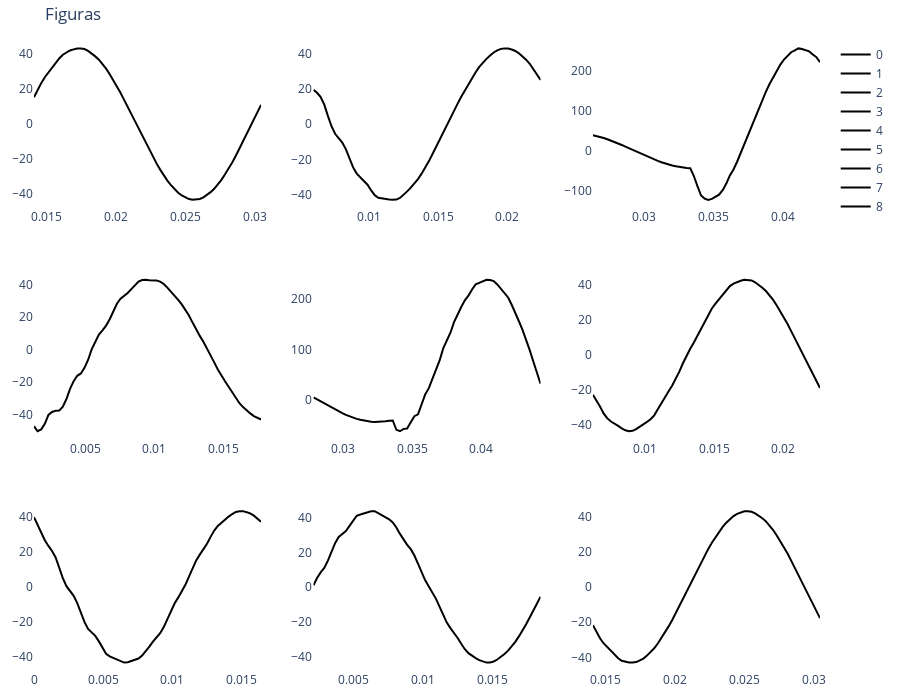

This figure's notebook cell:
### Code cell
from plotly.subplots import make_subplots
import plotly.graph_objects as go

fs = 3840
dataset_test = Form1Dataset(
    dataset_dir, max_window_idx=max_window_idx, signal_name=signal_name, test=True
)
train_dataloader = DataLoader(dataset_test, batch_size=train_batch_size, shuffle=True)

dataiter = iter(train_dataloader)
signal_windows, t_windows, labels, *_ = next(dataiter)

x = model(signal_windows[1:10].to(device))
x = x.detach()

# Crear Matriz de confusión
df = confussion_matrix(x, labels[1:10])
print(df)

# figure = plt.figure(figsize=(10, 10))
cols, rows = 3, 3
fig = make_subplots(rows=rows, cols=cols)

for i in range(0, cols * rows):

    col = i % cols
    row = i // cols
    fig.add_trace(
        go.Scatter(
            name=i, x=t_windows[i, :], y=signal_windows[i, :, 0], marker_color="black"
        ),
        row=row + 1,
        col=col + 1,
    )

fig.update_layout(
    height=700,
    width=900,
    title_text="Figuras",
    margin={"b": 20, "t": 40, "l": 20, "r": 30},
    plot_bgcolor="rgba(0,0,0,0)",
    # paper_bgcolor="whitesmoke",
)
fig.show()
